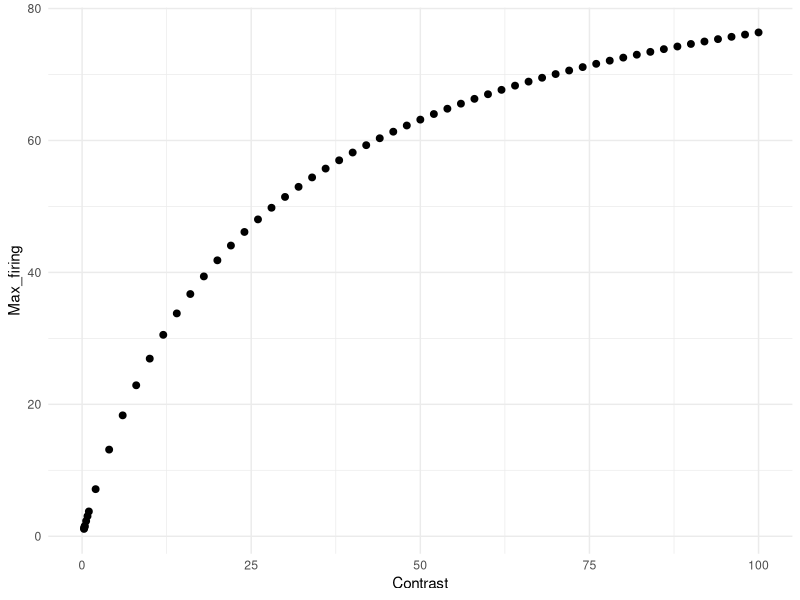
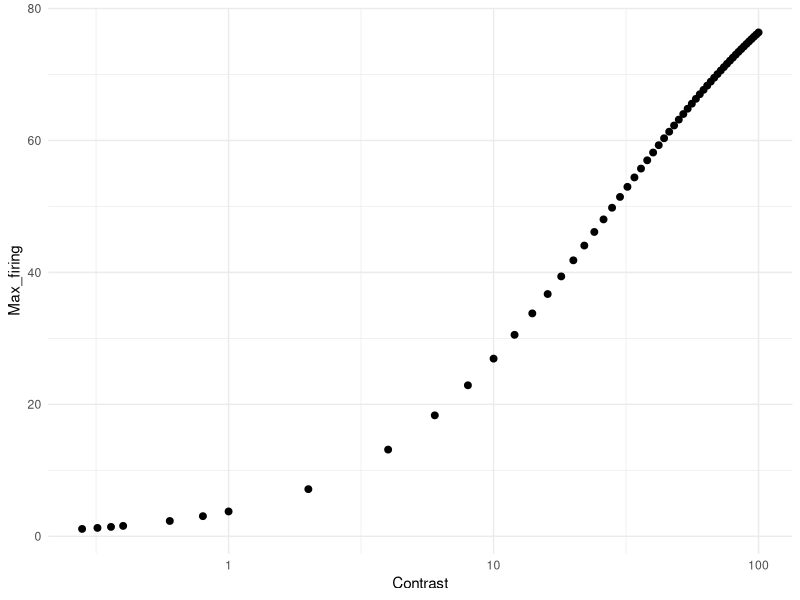

Reproduce these figures in R, in order. (Note: this script raises an error after producing the figures.)
# Simulation assuming Naka-Rushton function on Liu et al. (2015, fig. 1A)

library(tidyverse)
library(doParallel)
library(foreach)
library(cowplot)

Contrast <- c(0.28, 0.32, 0.36, 0.4, 0.6, 0.8, 1, seq(2, 100, 2))
Rmax <- 97.3723
C50 <- 26.7227
n   <- 0.9785

Max_firing <- Rmax * Contrast^n / (Contrast^n + C50^n)
df_ah <- data.frame(Contrast, Max_firing)

g1 <- ggplot(df_ah, aes(x = Contrast, y = Max_firing)) +
  geom_point(size = 2) +
  coord_cartesian(xlim = c(0, 100)) +
  theme_minimal()
g1            

g2 <- ggplot(df_ah, aes(x = Contrast, y = Max_firing)) +
  geom_point(size = 2) +
  scale_x_log10() +
  theme_minimal()
g2 

### Simulation ###
cl <- makeCluster(parallel::detectCores() - 1)
registerDoParallel(cl)

n_neurons <- 180                                               # Number of neurons in the population
orientations <- seq(1, 180, by = 1)                            # Possible orientations (0 to 359 degrees)
preferred_orientations <-  seq(1, 180, length.out = n_neurons) # Preferred orientation of each neuron
max_firing_seq <- df_ah$Max_firing                             # Maximum firing rate of each neuron
contrast <-       df_ah$Contrast
tuning_width    <- 20                                          # Tuning width (standard deviation) of each neuron's response curve
n_trials <- 10000

all_results <- list()

for (max_firing_rate in max_firing_seq) {
  
  cat("Running max firing rate =", max_firing_rate, "\n")
  
  tuning_curves <- matrix(0, nrow = n_neurons, ncol = length(orientations))
  
  for (i in 1:n_neurons) {
    tuning_curves[i, ] <- max_firing_rate * exp(
      -0.5 * (
        pmin(abs(orientations - preferred_orientations[i]),
             180 - abs(orientations - preferred_orientations[i]))^2
      ) / tuning_width^2
    )
  }
  
  # ---- 90 ----
  responses_90 <- foreach(
    i = 1:n_trials,
    .combine = rbind,
    .packages = "stats"
  ) %dopar% {
    
    input_90 <- rnorm(n_trials, 90, 0)
    idx <- round(input_90[i]) + 1
    idx <- pmin(pmax(idx, 1), 180)
    
    mu <- tuning_curves[, idx]
    mu[mu == 0] <- 1e-8
    
    resp <- rnbinom(n_neurons, size = 1000000, mu = mu)
    
    cbind(resp,
          neuron = seq_len(n_neurons),
          stim = 90,
          trial = i,
          maxFR = max_firing_rate)
  }
  
  # ---- 91 ----
  responses_91 <- foreach(
    i = 1:n_trials,
    .combine = rbind,
    .packages = "stats"
  ) %dopar% {
    
    input_91 <- rnorm(n_trials, 91, 0)
    idx <- round(input_91[i]) + 1
    idx <- pmin(pmax(idx, 1), 180)
    
    mu <- tuning_curves[, idx]
    mu[mu == 0] <- 1e-8
    
    resp <- rnbinom(n_neurons, size = 1000000, mu = mu)
    
    cbind(resp,
          neuron = seq_len(n_neurons),
          stim = 91,
          trial = i,
          maxFR = max_firing_rate)
  }
  
  df_tmp <- as.data.frame(rbind(responses_90, responses_91))
  colnames(df_tmp) <- c("Spikes", "Neuron", "Stimulus", "Trial", "Contrast")
  
  all_results[[as.character(max_firing_rate)]] <- df_tmp
}

df <- do.call(rbind, all_results)
df$Contrast <- contrast[match(df$Contrast, max_firing_seq)]
write.csv(df, 
          file = "df_nr.csv", 
          row.names = FALSE)

### Weber law in contrast discrimination ###
df %>%
  group_by(Stimulus, Contrast, Trial) %>%
  summarise(Sum_spikes = sum(Spikes), .groups = "drop") -> df_sum

g3 <- ggplot(df_sum, aes(x = Sum_spikes, color = factor(Contrast))) +
  geom_density(alpha = 0.2, linewidth = 1) +
  theme_classic() +
  labs(
    x = "Sum of spikes",
    y = "Density",
    color = "Contrast",
    fill =  "Contrast"
  )
g3

df_sum %>%
  group_by(Contrast) %>%
  summarise(Mean_sum_spikes = mean(Sum_spikes),
            SD_sum_spikes = sd(Sum_spikes), .groups = "drop") -> df_summary
colnames(df_summary) <- c("Contrast", "mu", "sigma")

dC <-  diff(df_summary$Contrast)
dmu <- diff(df_summary$mu)

# μ'
mu_prime <- c(
  dmu[1] / dC[1],                                 　　　　　# 前方差分（最初）
  (dmu[-1]/dC[-1] + dmu[-length(dmu)]/dC[-length(dC)]) / 2, # 中央差分
  dmu[length(dmu)] / dC[length(dC)]                         # 後方差分（最後）
)
df_summary$mu_prime <- mu_prime

# μ'(C)ΔC ≈ σ
# μ'(C): コントラストの微小変化に対するμの変化
# ΔC:    コントラストの変化量
# μの変化がσと同じ大きさになったとき丁度弁別できる(d'=1に相当するJND)
df_summary$DeltaC_pred <- df_summary$sigma / df_summary$mu_prime # JND
df_summary <- mutate(df_summary, Weber_ratio_pred = DeltaC_pred / Contrast) # ΔC / C (Weber ratio)
df_summary

df_plot <- df_summary %>%
  slice(2:(n() - 1))

g4 <- ggplot(df_plot, aes(x = Contrast, y = DeltaC_pred)) +
  geom_line() +
  geom_point() +
  theme_classic() +
  scale_x_log10() +
  scale_y_log10() +
  ylab("ΔC (JND of d' = 1)") +
  xlab("Contrast")

g5 <- ggplot(df_plot, aes(x = Contrast, y = Weber_ratio_pred)) +
  geom_line() +
  geom_point() +
  theme_classic() +
  coord_cartesian(ylim = c(0.03, 0.05)) +
  ylab("ΔC/C") +
  xlab("Contrast")

g6 <- df_summary %>%
  ggplot(aes(x = Contrast, y = mu)) +
  geom_point(size = 2) +
  scale_x_log10() +
  scale_y_log10() +
  theme_minimal() +
  ylab("Mean_sum_spikes")

top    <- plot_grid(g3, ncol = 1)
middle <- plot_grid(g1, g6, ncol = 2)
bottom <- plot_grid(g4, g5, ncol = 2)
g <- plot_grid(top, middle, bottom, ncol = 1, rel_heights = c(1, 1))
ggsave("contrast_discrimination_thresholds_nr.png", g, width = 6, height = 8.2, dpi = 300)
